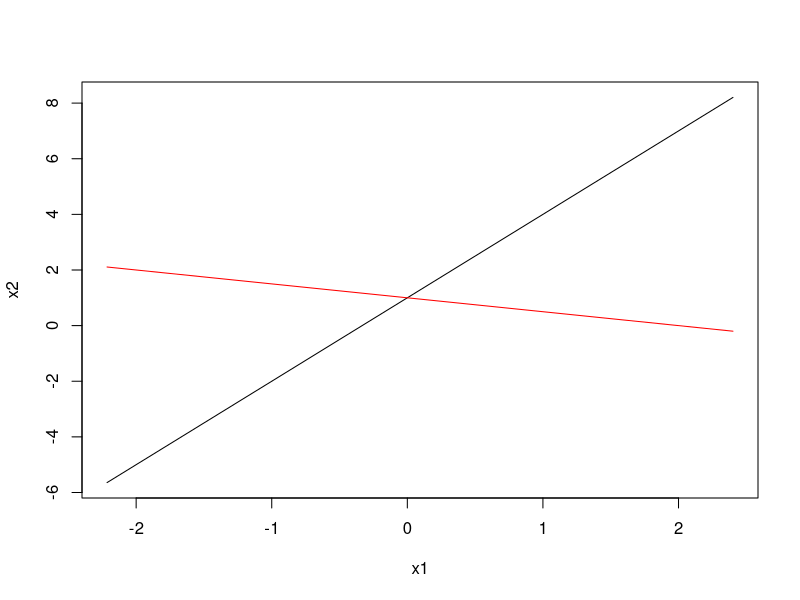

Write the R code that produced this figure.
# 1. 
# This problem involves hyperplanes 
# in two dimensions.

set.seed(1)

# (a) 
# 
# Sketch the hyperplane 1 + 3X 1 − X 2 = 0. 
# Indicate the set of
# points for which 1 + 3X 1 − X 2 > 0, 
# as well as the set of points
# for which 1 + 3X 1 − X 2 < 0.

set.seed(1)

x1 = rnorm(100)
x2 = 3 * x1 + 1

plot(x1, x2, type = "l")

# (b) 
# 
# On the same plot, sketch the 
# hyperplane −2 + X 1 + 2X 2 = 0.
# Indicate the set of points for 
# which −2 + X 1 + 2X 2 > 0, as well
# as the set of points for which 
# −2 + X 1 + 2X 2 < 0.

x2a = (2 - x1)/2
lines(x1, x2a, col = "red")
